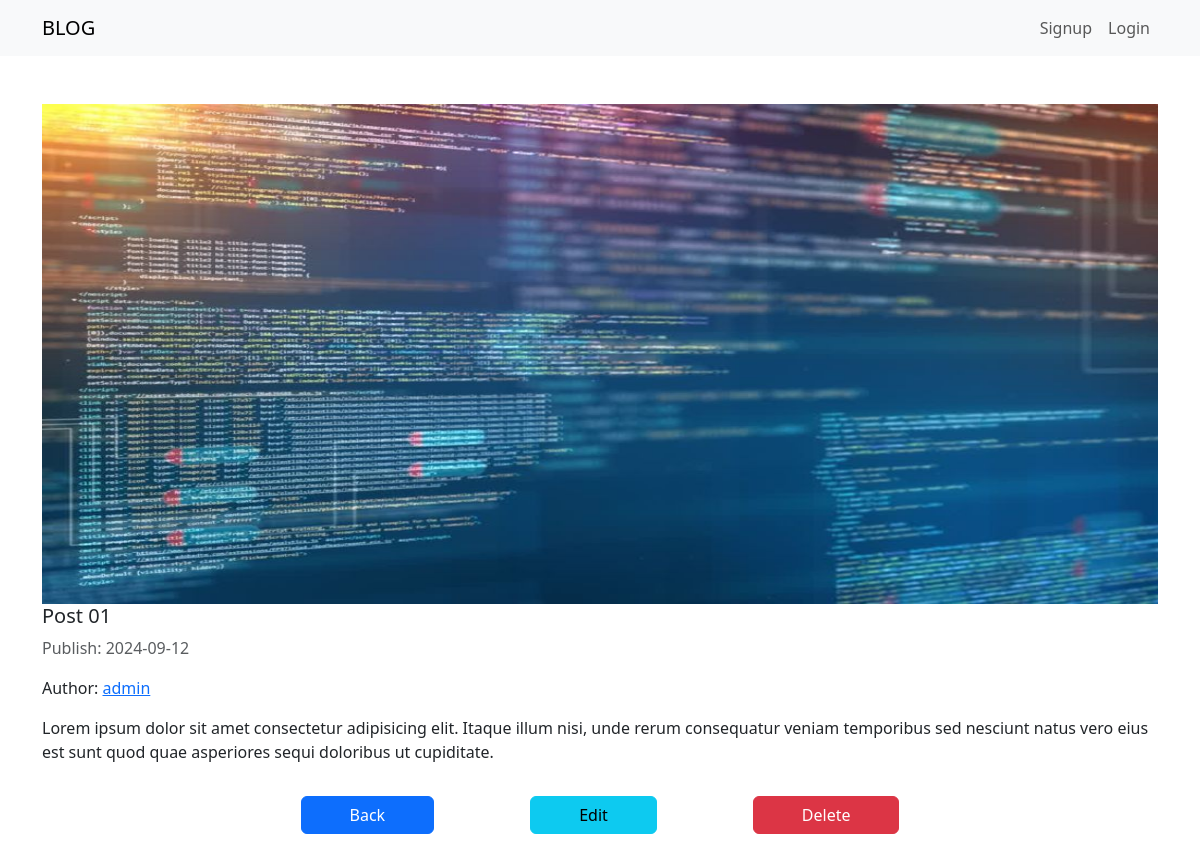
/ViewPost.php?id=7, run on the app's committed database.
### tables this page shows
CREATE TABLE `posts` (
  `id` int(10) UNSIGNED NOT NULL,
  `title` varchar(255) NOT NULL,
  `image` varchar(255) DEFAULT NULL,
  `body` text NOT NULL,
  `status` tinyint(4) NOT NULL,
  `user_id` int(10) UNSIGNED NOT NULL,
  `created_at` date NOT NULL DEFAULT current_timestamp(),
  `updated_at` date NOT NULL DEFAULT current_timestamp()
);

CREATE TABLE `users` (
  `id` int(10) UNSIGNED NOT NULL,
  `username` varchar(255) NOT NULL,
  `email` varchar(255) NOT NULL,
  `password` varchar(64) NOT NULL,
  `created_at` date NOT NULL DEFAULT current_timestamp()
);

### Admin/classes/Sessions.php (called while the page is built, shortened)
<?php
class Sessions {
   public function __construct()
   {
      if(\session_status()){
         return \session_start();
      }
   }
   public function hasSession($key){
      return isset($_SESSION[$key]) ? $_SESSION[$key] : null;
   }
}

### App.php (called while the page is built, shortened)
<?php
require_once "Admin/classes/databases/MYSQL.php";
require_once "Admin/classes/Sessions.php";
require_once "Admin/classes/Request.php";
$db = new MYSQL("localhost", "db_blog", "root", "");
$Session = new Sessions();
$req = new Request();

### Admin/classes/Request.php (called while the page is built, shortened)
<?php
class Request {
   public function GET($key){
      return isset($_GET[$key]) ? $_GET[$key] : false;
   }
}

### Admin/classes/databases/MYSQL.php (called while the page is built, shortened)
<?php
require_once "QueryBuilder.php";
class MYSQL {
  private $data_source = "mysql";
  private $host_name;
  private $db_name;
  private $user_name;
  private $password;
  public function __construct($host_name,$db_name,$user_name,$password){
    $this->host_name = $host_name;
    $this->db_name = $db_name;
    $this->user_name = $user_name;
    $this->password = $password;
  }
  public function Connect(){
    try {
        $Conn = new PDO("$this->data_source:host=$this->host_name;dbname=$this->db_name;charset=utf8", $this->user_name, $this->password);
        $Conn->setAttribute(PDO::ATTR_ERRMODE, PDO::ERRMODE_EXCEPTION);
        return $Conn;
    } catch (PDOException $e) {
        return "Connection is Error : <br>" . $e->getMessage();
    }
  }
  public function Get_Row_ID($tableName, $id){
    $table = new QueryBuilder();
    $query = $table->Select_All_Table_ID($tableName);
    $stmt = $this->Connect()->prepare($query);
    $stmt->execute([$id]);
    return $stmt->fetch(PDO::FETCH_ASSOC);
  }
  public function Get_Col_ID($column,$tableName,$id){
    $query = "SELECT $column FROM $tableName Where id = ?";
    $stmt = $this->Connect()->prepare($query);
    $stmt->execute([$id]);
    return $stmt->fetchColumn();
  }
}

### Admin/classes/databases/QueryBuilder.php (called while the page is built, shortened)
<?php
class QueryBuilder
{
  public function Select_All_Table_ID($tableName){
    return "SELECT * FROM $tableName WHERE id = ?";
  }
}

### ViewPost.php (the view)
<?php include 'inc/header.php'; ?>
<div class="container my-5">
    <div class="row">
    <?php
        $post_id = $req->GET("id");
        $post = $db->Get_Row_ID("posts",$post_id);
        $author_id = $post["user_id"];
        $author_name = $db->Get_Col_ID("username","users",$author_id);
        ?>
            <img src="assets/images/<?= $post['image'] ?>" class="card-img-top" height="500" width="300">
            <h5 ><?= $post['title'] ?></h5>
            <p class="text-muted">Publish: <?= $post['created_at'] ?></p>
            <p class="card-text">Author: <a href="AuthorPosts.php?author_id=<?= $post['user_id'] ?>&author_name=<?= $author_name ?>" class="btn-link btn-sm"><?= $author_name ?></a> </p>
            <p><?= $post['body'] ?></p>
            <div class="d-flex justify-content-center align-items-center my-3">
                <a href="index.php" class="btn btn-primary mx-5 px-5">Back</a>
                <a href="" class="btn btn-info mx-5 px-5">Edit</a>
                <a href="" class="btn btn-danger mx-5 px-5">Delete</a>
            </div>
    </div>
</div>
<?php include 'inc/footer.php'; ?>

### inc/header.php (shortened to what this page needs)
<?php require_once "./App.php"; ?>
<!DOCTYPE html>
<html lang="en">
    <head>
        <link href="assets/css/bootstrap.min.css" rel="stylesheet">
    </head>
    <body>
        <nav class="navbar navbar-expand-lg bg-body-tertiary">
            <div class="container">
                <a class="navbar-brand" href="index.php">BLOG</a>
                <nav class="navbar-nav ml-auto">
                <ul class="navbar-nav ms-auto mb-2 mb-lg-0">
                        <?php
                            if($Session->hasSession("current_login")){
                                $current_user = $Session->Get("current_login");
                                $user_id = $current_user['id'];
                                $username = $current_user['username'];
                                $email = $current_user['email'];
                        ?>
                        <li class="nav-item">
                            <a class="nav-link" href="Admin/index.php?id=<?= $user_id; ?>"><?= $username ?>(Admin)</a>
                        </li>
                        <li class="nav-item">
                            <a class="nav-link" href="handlers/handleLogout.php">Logout</a>
                        </li>
                        <?php }else{ ?>
                        <li class="nav-item">
                            <a class="nav-link" href="register.php">Signup</a>
                        </li>
                        <li class="nav-item">
                            <a class="nav-link" href="login.php">Login</a>
                        </li>
                        <?php }?>
                    </ul>
                </nav>
            </div>
        </nav>

### inc/footer.php
</body>
</html>

### data on the page
posts: image (picture), title "Post 01", created_at "2024-09-12", user.username "admin", body "Lorem ipsum dolor sit amet consectetur adipisicing elit. Itaque illum nisi, unde rerum consequatur veniam temporibus sed nesciunt natus vero eius est sunt quod quae asperiores sequi doloribus ut cupiditate."
